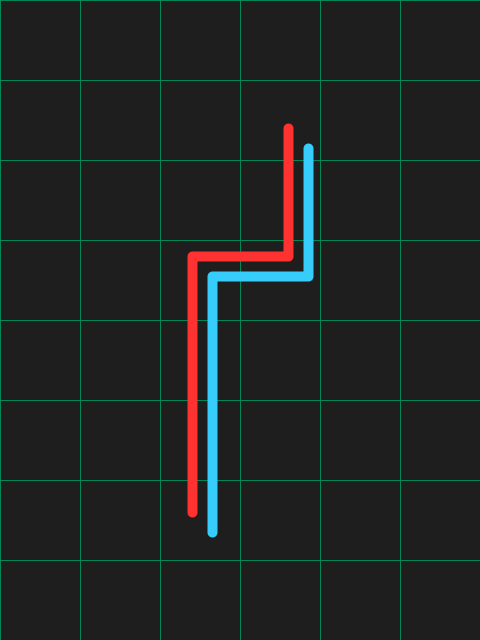
Frame 1 (no input)
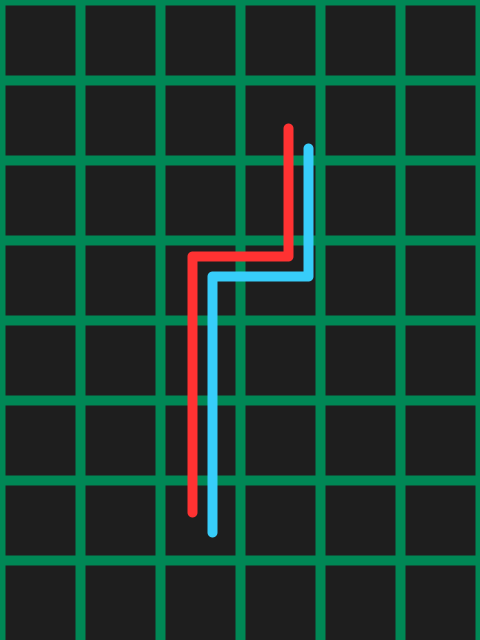
Frame 2 (the mouse pressed at the canvas centre, redrawn once)

The Processing sketch that drew these frames (run headless with seeded random() and noise(); the mouse was pressed at the canvas centre and the sketch redrawn once):

// Processing sketch: tron
// ── tron.pde
// Manuale di Programmazione Cinematografica
// Daniele Olmisani, 2015

// Tron

final color PAPER = color(30);
final color[] INKS = {
  color(0, 135, 85),
  color(255, 50, 50),
  color(55, 205, 250),
};

void setup() {
  size(480, 640);
  noLoop();
}

void draw() {
  
  background(PAPER);
  
  noFill();
  strokeJoin(ROUND);
  strokeCap(ROUND);
  
  stroke(INKS[0]);
  for (int i=0; i<max(width, height); i+=80) {
    line(i, 0, i, height);
    line(0, i, width, i);
  } 
  
  strokeWeight(10.0);
  for (int i=1; i<INKS.length; i++) {
    stroke(INKS[i]);
    beginShape();
      vertex(2*96, 4*128); vertex(2*96, 2*128);
      vertex(3*96, 2*128); vertex(3*96, 128);
    endShape();
    translate(20, 20);
  }
  
  save("tron.png");
}
